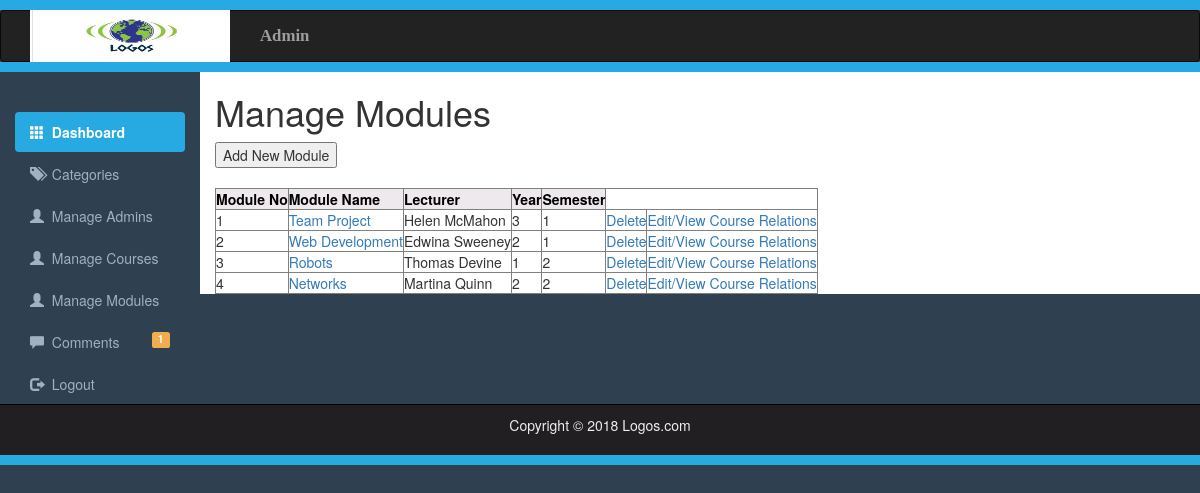
Screenshot of /TeamProject/manageModules.php with the database file from the repository.
### tables this page shows
CREATE TABLE `module` (
  `ModuleNo` int(11) NOT NULL,
  `ModuleName` varchar(255) NOT NULL,
  `Lecturer` varchar(255) NOT NULL,
  `Year` int(11) NOT NULL,
  `Semester` int(11) NOT NULL
);

### TeamProject/manageModules.php (the view, shortened to what this page needs)
<?php include('includes/adminHeader.php') ?>
<h1>Manage Modules</h1>
<button id='newModule'>Add New Module</button>
<br><br>
<table border=1>
	<tr><th>Module No</th><th>Module Name</th><th>Lecturer</th><th>Year</th><th>Semester</th></tr>
	<?php
		$connection = mysqli_connect("localhost","root","");
		mysqli_select_db($connection,"studentsupport");
		$moduleResult = mysqli_query($connection,"SELECT * FROM module");
		while($row=mysqli_fetch_array($moduleResult))
		{
			print('<tr><td>'.$row['ModuleNo'].'</td><td><a href=moduleEdit.php?ModuleNo='.$row['ModuleNo'].'>'.$row['ModuleName'].'</a></td><td>'.$row['Lecturer'].'</td>');
			print('<td>'.$row['Year'].'</td><td>'.$row['Semester'].'</td><td>');
			print('<a href=deleteModule.php?ModuleNo='.$row['ModuleNo'].'>Delete</a></td>');
			print('<td><a href=moduleCourse.php?ModuleNo='.$row['ModuleNo'].'>Edit/View Course Relations</a></td></tr>');
		}
	?>
</table>
<?php include('includes/adminFooter.php') ?>

### TeamProject/includes/adminHeader.php (shortened to what this page needs)
<?php require 'config/config.php';?>
<!DOCTYPE html>
<html lang="en">
	<head>
		<link rel="stylesheet" href="css/bootstrap.min.css">
		<link rel="stylesheet" href="css/adminstyles.css">
	</head>
	<div style="height: 10px; background: #27aae1;"></div>
	<nav class="navbar navbar-inverse" role="navigation">
		<div class="container">
			<div class="navbar-header">
				<a class="navbar-brand" href="Blog.php">
					<img style="margin-top: -16px;" src="assets/images/backgrounds/logo.jpg" width=200; height="52">
				</a>
			</div>
			<div class="collapse navbar-collapse" id="collapse">
				<ul class="nav navbar-nav">
					<li><a href="#">Admin</a></li>
				</ul>
			</div>
		</div>
	</nav>
	<div class="Line" style="height: 10px; background: #27aae1;"></div>
	<div class="container-fluid">
		<div class="row">
			<div class="col-sm-2">
				<br><br>
				<ul id="Side_Menu" class="nav nav-pills nav-stacked">
					<li class="active">
						<a href="adminHome.php">
							<span class="glyphicon glyphicon-th"></span>
							&nbsp;Dashboard</a></li>
					<li><a href="Categories.php">
						<span class="glyphicon glyphicon-tags"></span>
						&nbsp;Categories</a></li>
					<li><a href="manageAdmins.php">
						<span class="glyphicon glyphicon-user"></span>
						&nbsp;Manage Admins</a></li>
					<li><a href="manageCourses.php">
						<span class="glyphicon glyphicon-user"></span>
						&nbsp;Manage Courses</a></li>
					<li><a href="manageModules.php">
						<span class="glyphicon glyphicon-user"></span>
						&nbsp;Manage Modules</a></li>
					<li><a href="Comments.php">
						<span class="glyphicon glyphicon-comment"></span>
						&nbsp;Comments
						<?php
						$QueryTotal="SELECT * FROM comment WHERE comment_status='OFF'";
						$ExecuteTotal=mysqli_query($con,$QueryTotal);
						$RowsTotal=mysqli_fetch_array($ExecuteTotal);
						$Total=array_shift($RowsTotal);
						if($Total>0){
						?>
						<span class="label pull-right label-warning">
							<?php echo $Total;?>
						</span>
						<?php } ?>
						</a>
					<li><a href="Logout.php">
						<span class="glyphicon glyphicon-log-out"></span>
						&nbsp;Logout</a></li>
				</ul>
			</div>
			<div class="col-sm-10">

### TeamProject/includes/adminFooter.php
</div>
		</div>
	</div>
	<div id="Footer">
		<?php
		echo "<p>Copyright &copy; " . date("Y") . " Logos.com</p>";
		?>
	</div>
	<div style="height: 10px; background: #27AAE1;"></div>
	<body>
	</body>
</html>

### TeamProject/css/adminstyles.css (style rules this page uses)
.navbar-nav li { font-weight: bold; font-family: Bitter,Georgia,Times,"Times New Roman",serif; font-size: 1.2em; }
.Line { margin-top: -20px; }
body { background-color: #2f4050; }
.col-sm-10 { background-color: #ffffff; }
#Side_Menu a { color: #9fb1c2; }
#Side_Menu .active a { color: #ffffff; background-color: #27AAE1; font-weight: bold; }
#Footer { padding:10px; border-top: 1px solid black; color:#eeeeee; background-color: #211f22; text-align: center; }

### TeamProject/includes/adminHeader.php (style rules this page uses)
th { color:black; background-color: #ede9ed; }

### rows the page displays
module: ModuleNo "1", ModuleName "Team Project", Lecturer "Helen McMahon", Year "3", Semester "1"
module: ModuleNo "2", ModuleName "Web Development", Lecturer "Edwina Sweeney", Year "2", Semester "1"
module: ModuleNo "3", ModuleName "Robots", Lecturer "Thomas Devine", Year "1", Semester "2"
module: ModuleNo "4", ModuleName "Networks", Lecturer "Martina Quinn", Year "2", Semester "2"

### other values shown
$Total "1"
